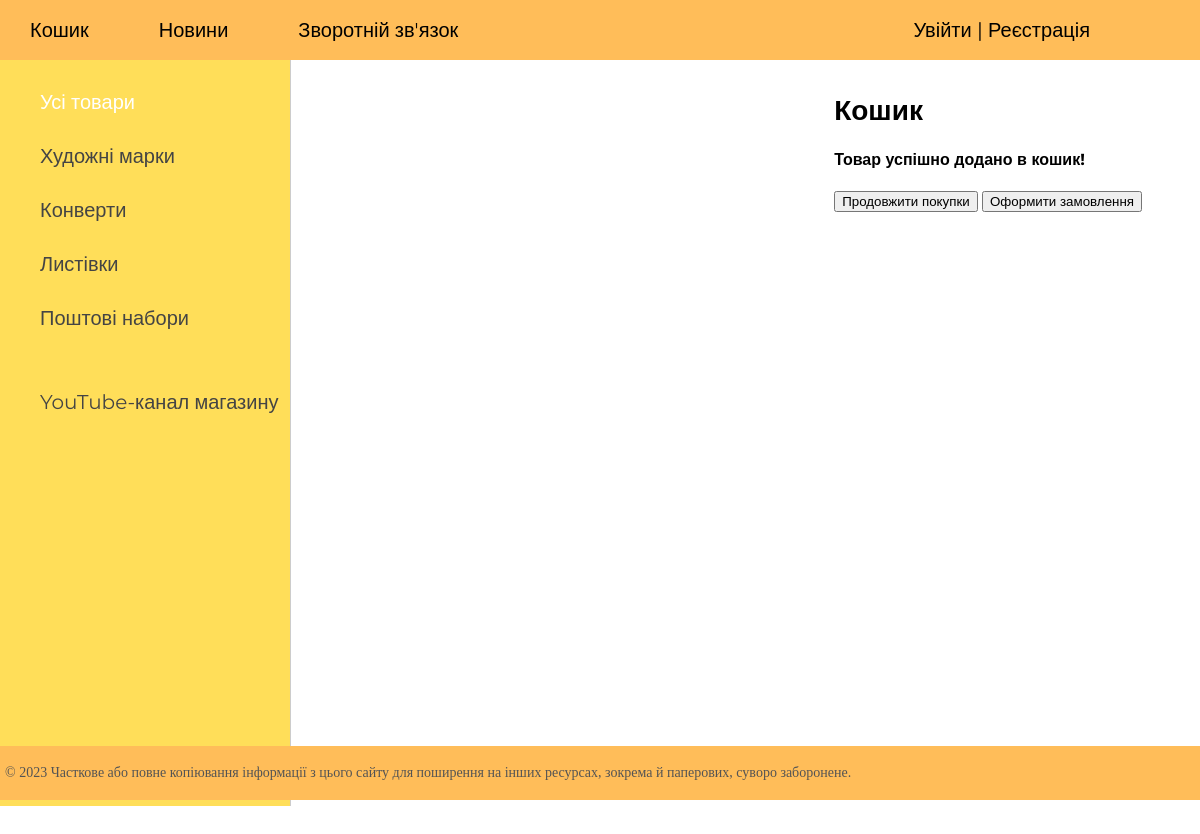
The page /basket/ on the database its author committed.
### stamps/models.py (models this page shows, shortened)
class Category(models.Model):
    name = models.CharField(max_length=100, db_index=True, verbose_name="Категорії")
    slug = models.SlugField(max_length=255, unique=True, null=True, db_index=True, verbose_name="URL")
    def get_absolute_url(self):
        return reverse('category', kwargs={'cat_slug': self.slug})
    class Meta:
        verbose_name = 'Категорія'
        verbose_name_plural = 'Категорії'
        ordering = ['id']

### stamps/views.py (the view)
# urls.py: path('basket/', StampBasket.as_view(), name='basket'),
class StampBasket(DataMixin, ListView):
    model = Stamp
    template_name = 'stamps/basket.html'
    context_object_name = 'basket'
    def get_context_data(self, *, object_list=None, **kwargs):
        context = super().get_context_data(**kwargs)
        c_def = self.get_user_context(title='Кошик')
        context = dict(list(context.items()) + list(c_def.items()))
        return context

### stamps/utils.py (called while the page is built)
    def get_user_context(self, **kwargs):
        context = kwargs
        cats = cache.get('cats')
        if not cats:
            cats = Category.objects.all()
            cache.set('cats', cats, 60)
        user_menu = menu.copy()
        if not self.request.user.is_authenticated:
            user_menu.pop(3)
        context['menu'] = user_menu
        context['cats'] = cats
        if 'cat_selected' not in context:
            context['cat_selected'] = 0
        return context

### stamps/templates/stamps/basket.html
{% extends 'stamps/base.html' %}
{% block content %}
<h2>{{ title }}</h2>
<h4>Товар успішно додано в кошик!</h4>
<button><a href="{% url 'home' %}">Продовжити покупки</a></button>
<button><a href="/make_order">Оформити замовлення</a></button>
{% endblock %}

### stamps/templates/stamps/base.html (shortened to what this page needs)
<!DOCTYPE html>
{% load static %}
{% load cache %}
<html>
<head>
	<link type="text/css" href="{% static 'stamps/css/styles.css' %}" rel="stylesheet" />
</head>
<body>
<table class="table-page" border=0 cellpadding="0" cellspacing="0">
<tr><td valign=top>
{% block mainmenu %}
		<div class="header">
			<ul id="mainmenu" class="mainmenu">
{% for m in menu %}
		<li><a href="{% url m.url_name %}">{{m.title}}</a></li>
{% endfor %}
        <li class="last">
			{% if request.user.is_authenticated %}
				<li class="last"> {{user.username}} | <a href="{% url 'logout' %}">Вийти</a></li>
			{% else %}
				<li class="last"><a href="{% url 'login' %}">Увійти</a> | <a href="{% url 'register' %}">Реєстрація</a></li>
			{% endif %}
			</ul>
		</div>
{% endblock mainmenu %}
<table class="table-content" border=0 cellpadding="0" cellspacing="0">
<tr>
	<td valign="top" class="left-chapters">
	<ul id="leftchapters">
		{% cache 60 sidebar %}
{% if cat_selected == 0%}
	<li class="selected">Усі товари</li>
{% else %}
	<li><a href="{% url 'home' %}">Усі товари</a></li>
{% endif %}
		{% endcache %}
{% for c in cats %}
	{% if c.pk == cat_selected %}
		<li class="selected">{{ c.name }}</li>
	{% else %}
		<li><a href="{{ c.get_absolute_url }}">{{ c.name }}</a></li>
	{% endif %}
{% endfor %}
		<li class="share">
		<p><a class="share-yt" href="https://www.youtube.com/@olost_yt/" target="_blank" rel="nofollow">YouTube-канал магазину</a></p>
		</li>
	</ul>
</td>
<td valign="top" class="content">
	<div class="content-text">
{% block content %}
{% endblock %}
	</div>
</td></tr></table>
</td></tr>
<tr><td valign=top>
	<div id="footer">
		<p>&copy; 2023 Часткове або повне копіювання інформації з цього сайту для поширення на інших ресурсах, зокрема й паперових, суворо заборонене.</p>
	</div>
</td></tr></table>
</body>
</html>

### stamps/static/stamps/css/styles.css (style rules this page uses)
html, body { font-family: 'Montserrat', sans-serif; margin: 0; padding: 0; height: 100%; width: 100%; color: black; }
a { color: black; text-decoration: none; }
.table-page { width: 100%; height: 100%; vertical-align: top; }
.table-page tr { height: 100%; }
.header { background: #ffbd59; height: 60px; }
ul.mainmenu { list-style: none; margin: 0; padding: 0; height: 60px; color: black; font-size: 20px; overflow: hidden; }
ul.mainmenu li { float: left; margin: 18px 40px 0 30px; }
ul.mainmenu li.last { float: right; }
ul.mainmenu li a { color: black; text-decoration: none; }
.table-content { width: 96%; min-height: 100%; height: 100%; }
.left-chapters { margin: 0; background: #ffde59; border-right: 1px solid #ccc; min-height: 100%; }
.left-chapters ul { width: 250px; min-height: 100%; margin: 0; list-style: none; font-size: 20px; }
.left-chapters ul li { margin: 30px 0 0 0; color: #999; }
.left-chapters ul li.selected { color: white; }
.left-chapters ul li a { color: #444; text-decoration: none; }
.left-chapters ul li.share { margin: 60px 0 0 0; }
.left-chapters ul li.share p { margin: 30px 0 30px 0; }
.left-chapters ul li.share a { display: inline-block; width: 40px; height: 40px; margin: 0 20px 0 0; }
.left-chapters ul li.share a.share-yt { width: 100%; height: 30px; background: url('../images/share_yt.png') no-repeat 0 0 }
.content { padding: 10px 10px 20px 40px; width: 100%; box-sizing: border-box; }
.content-text { margin: 0 0 0 30px; float: right; color: black; font-size: 16px; font-family: 'Montserrat', sans-serif; }
.content-text h2 { font-size: 28px; }
#footer { box-sizing: border-box; background: #ffbd59; padding: 5px; color: #545454; font-size: 14px; font-family: Century; text-align: left; overflow: hidden; }

### rows shown on the page
Category: name "Художні марки"
Category: name "Конверти"
Category: name "Листівки"
Category: name "Поштові набори"

### other values the page prints
{{ m.title }} "Кошик" "Новини" "Зворотній зв'язок"
{{ title }} "Кошик"
